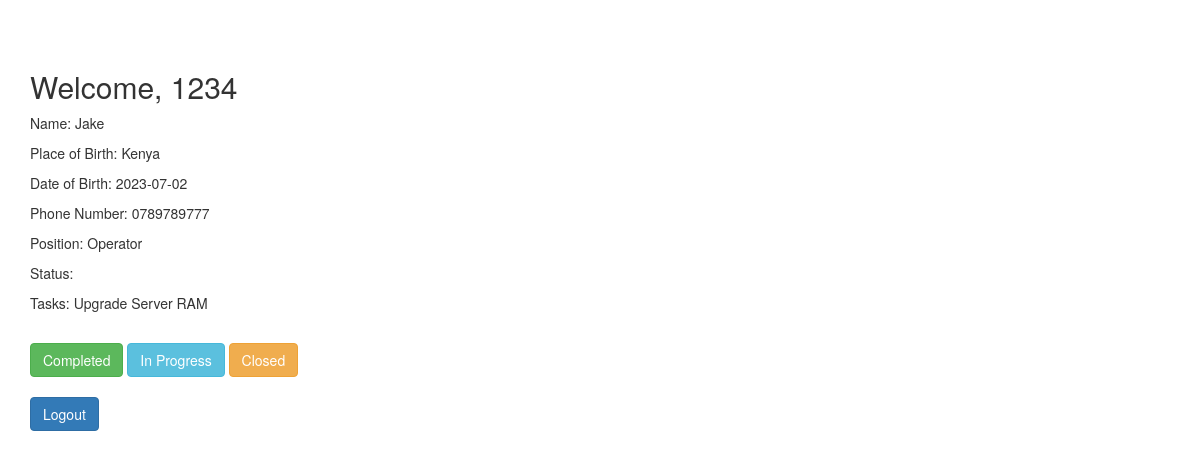
Screenshot of /employee_dashboard.php (signed in) with the database file from the repository.
### tables this page shows
CREATE TABLE `employees` (
  `ID_NO` varchar(10) NOT NULL,
  `name` varchar(50) NOT NULL,
  `Place_of_Birth` varchar(30) NOT NULL,
  `Date_of_Birth` varchar(30) NOT NULL,
  `Address` varchar(50) NOT NULL,
  `Phone_Number` varchar(10) NOT NULL,
  `Position` varchar(15) NOT NULL,
  `status` varchar(200) NOT NULL,
  `username` varchar(15) NOT NULL,
  `password` varchar(15) NOT NULL,
  `Tasks` varchar(250) NOT NULL
);

### employee_dashboard.php (the view, shortened to what this page needs)
<?php
$loggedInID_NO = $_SESSION['ID_NO'];
include("koneksi.php");
$userQuery = "SELECT * FROM employees WHERE ID_NO = '$loggedInID_NO'";
$userResult = mysqli_query($koneksi, $userQuery);
$userData = mysqli_fetch_assoc($userResult);
?>
<!DOCTYPE html>
<html lang="en">
<head>
    <link href="css/bootstrap.min.css" rel="stylesheet">
</head>
<body>
    <div class="container">
        <h2>Welcome, <?php echo $loggedInID_NO; ?></h2>
        <p>Name: <?php echo $userData['name']; ?></p>
        <p>Place of Birth: <?php echo $userData['Place_of_Birth']; ?></p>
        <p>Date of Birth: <?php echo $userData['Date_of_Birth']; ?></p>
        <p>Phone Number: <?php echo $userData['Phone_Number']; ?></p>
        <p>Position: <?php echo $userData['Position']; ?></p>
        <p>Status: <?php echo $userData['status']; ?></p>
        <p>Tasks: <?php echo $userData['Tasks']; ?></p>
        <br>
        <div>
            <button type="button" class="btn btn-success status-btn" data-status="Completed">Completed</button>
            <button type="button" class="btn btn-info status-btn" data-status="In Progress">In Progress</button>
            <button type="button" class="btn btn-warning status-btn" data-status="Closed">Closed</button>
        </div>
        <br>
        <a href="?logout=true" class="btn btn-primary">Logout</a>
    </div>
</body>
</html>

### employee_dashboard.php (style rules this page uses)
.container { margin-top: 50px; }

### rows the page displays
employees: name "Jake", Place_of_Birth "Kenya", Date_of_Birth "2023-07-02", Phone_Number "0789789777", Position "Operator", Tasks "Upgrade Server RAM"

### other values shown
$loggedInID_NO "1234"
